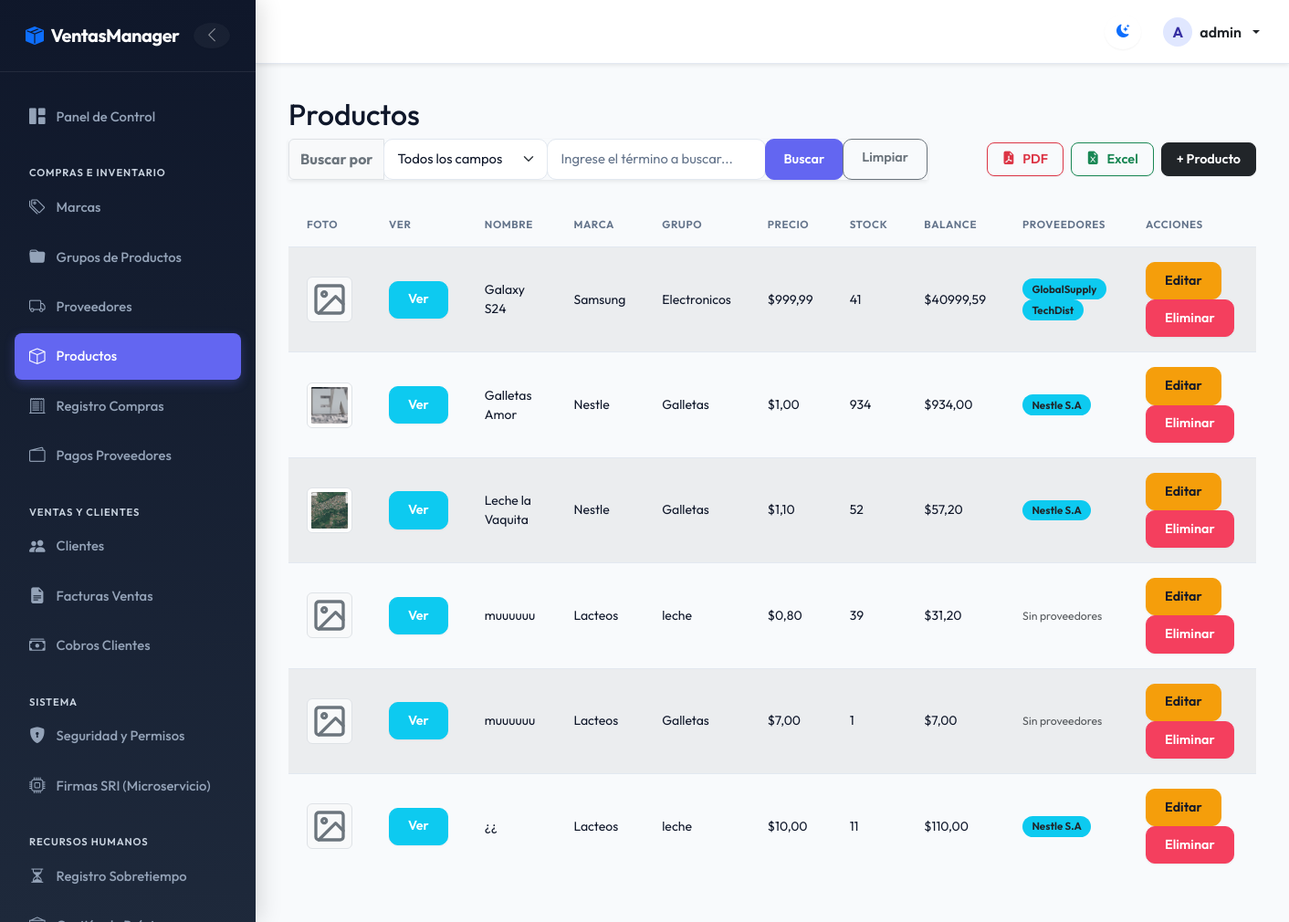
Screenshot of /products/ (signed in) with the database file from the repository.
### billing/models.py (models this page shows, shortened)
class Product(models.Model):
    name = models.CharField(max_length=200, verbose_name='Product Name')
    description = models.TextField(default="", verbose_name='Descripción')
    brand = models.ForeignKey(Brand, on_delete=models.PROTECT, related_name='products')
    group = models.ForeignKey(ProductGroup, on_delete=models.PROTECT, related_name='products')
    suppliers = models.ManyToManyField(Supplier, related_name='products', blank=True)
    unit_price = models.DecimalField(max_digits=12, decimal_places=2)
    stock = models.IntegerField(default=0)
    image = models.ImageField(upload_to='products/', blank=True, null=True, verbose_name='Imagen')
    is_active = models.BooleanField(default=True)
    created_at = models.DateTimeField(auto_now_add=True)
    updated_at = models.DateTimeField(auto_now=True)
    class Meta:
        verbose_name = 'Product'
        verbose_name_plural = 'Products'
        ordering = ['name']
        permissions = [
            ("download_product_pdf", "Can download Product PDF report"),
            ("download_product_excel", "Can download Product Excel report"),
            ("detail_product", "Can view Product detail modal"),
        ]
    @property
    def balance(self):
        return self.unit_price * self.stock

class Brand(models.Model):
    name = models.CharField(max_length=100, unique=True, verbose_name='Brand Name')
    description = models.TextField(blank=True, null=True)
    image = models.ImageField(upload_to='brands/', blank=True, null=True, verbose_name='Imagen de Marca')
    is_active = models.BooleanField(default=True)
    created_at = models.DateTimeField(auto_now_add=True)
    updated_at = models.DateTimeField(auto_now=True)
    class Meta:
        verbose_name = 'Brand'
        verbose_name_plural = 'Brands'
        ordering = ['name']
        permissions = [
            ("download_brand_pdf", "Can download Brand PDF report"),
            ("download_brand_excel", "Can download Brand Excel report"),
            ("detail_brand", "Can view Brand detail modal"),
        ]

class ProductGroup(models.Model):
    name = models.CharField(max_length=100, unique=True, verbose_name='Group Name')
    is_active = models.BooleanField(default=True)
    created_at = models.DateTimeField(auto_now_add=True)
    updated_at = models.DateTimeField(auto_now=True)
    class Meta:
        verbose_name = 'Product Group'
        verbose_name_plural = 'Product Groups'
        ordering = ['name']
        permissions = [
            ("download_productgroup_pdf", "Can download ProductGroup PDF report"),
            ("download_productgroup_excel", "Can download ProductGroup Excel report"),
            ("detail_productgroup", "Can view ProductGroup detail modal"),
        ]

class Supplier(models.Model):
    name = models.CharField(max_length=200, verbose_name='Company Name')
    contact_name = models.CharField(max_length=200, blank=True, null=True)
    email = models.EmailField(blank=True, null=True)
    phone = models.CharField(max_length=20, blank=True, null=True)
    address = models.TextField(blank=True, null=True)
    is_active = models.BooleanField(default=True)
    created_at = models.DateTimeField(auto_now_add=True)
    updated_at = models.DateTimeField(auto_now=True)
    class Meta:
        verbose_name = 'Supplier'
        verbose_name_plural = 'Suppliers'
        ordering = ['name']
        permissions = [
            ("download_supplier_pdf", "Can download Supplier PDF report"),
            ("download_supplier_excel", "Can download Supplier Excel report"),
            ("detail_supplier", "Can view Supplier detail modal"),
        ]

### billing/views.py (the view, shortened to what this page needs)
# urls.py: path('products/', views.ProductListView.as_view(), name='product_list'),
class ProductListView(LoginRequiredMixin, PermissionRequiredMixin, ListView):
    permission_required = 'billing.view_product'
    model = Product
    template_name = 'billing/product_list.html'
    context_object_name = 'items'
    paginate_by = 10
    def get_queryset(self):
        queryset = super().get_queryset().select_related('brand', 'group').prefetch_related('suppliers')
        search_field = self.request.GET.get('search_field', 'all').strip()
        search_value = self.request.GET.get('search_value', '').strip()
        return queryset
    def get_context_data(self, **kwargs):
        context = super().get_context_data(**kwargs)
        context['search_field'] = self.request.GET.get('search_field', 'all').strip()
        context['search_value'] = self.request.GET.get('search_value', '').strip()
        return context

### billing/templates/billing/product_list.html (shortened to what this page needs)
{% extends 'billing/base.html' %}
{% block content %}
<h2>Productos</h2>
<div class="d-flex flex-column flex-md-row justify-content-between align-items-md-center gap-3 mb-4">
  <form method="get" class="m-0 flex-grow-1" style="max-width: 700px;">
    <div class="input-group shadow-sm">
      <span class="input-group-text bg-light fw-bold text-secondary">Buscar por</span>
      <select name="search_field" id="search_field" class="form-select border-secondary-subtle" style="max-width: 180px;">
        <option value="all" {% if search_field == 'all' or not search_field %}selected{% endif %}>Todos los campos</option>
      </select>
      <input type="text" name="search_value" id="search_value" class="form-control border-secondary-subtle" placeholder="Ingrese el término a buscar..." value="{{ search_value|default:'' }}">
      <button type="submit" class="btn btn-primary">Buscar</button>
      <a href="{% url 'billing:product_list' %}" class="btn btn-outline-secondary">Limpiar</a>
    </div>
  </form>
  <div class="d-flex align-items-center gap-2 flex-wrap ms-md-auto">
    {% if perms.billing.download_product_pdf %}
    <a href="{% url 'billing:product_report_pdf' %}" class="btn btn-action-pdf d-flex align-items-center gap-2 fw-semibold">
      <i class="bi bi-file-earmark-pdf-fill"></i> PDF
    </a>
    {% endif %}
    {% if perms.billing.download_product_excel %}
    <a href="{% url 'billing:product_report_excel' %}" class="btn btn-action-excel d-flex align-items-center gap-2 fw-semibold">
      <i class="bi bi-file-earmark-excel-fill"></i> Excel
    </a>
    {% endif %}
    {% if perms.billing.add_product %}
    <a href="{% url 'billing:product_create' %}" class="btn btn-action-add d-flex align-items-center gap-2 fw-semibold">
      + Producto
    </a>
    {% endif %}
  </div>
</div>
<table class="table table-striped table-hover align-middle">
  <thead class="table-dark">
    <tr>
      <th>Foto</th>
      <th>Ver</th>
      <th>Nombre</th>
      <th>Marca</th>
      <th>Grupo</th>
      <th>Precio</th>
      <th>Stock</th>
      <th>Balance</th>
      <th>Proveedores</th>
      <th>Acciones</th>
    </tr>
  </thead>
  <tbody>
    {% for item in items %}
    <tr>
      <td>
        {% if item.image %}
          <img src="{{ item.image.url }}" alt="{{ item.name }}" class="img-thumbnail animate-fade-in" style="width: 50px; height: 50px; object-fit: cover;">
        {% endif %}
      </td>
      <td>
        {% if perms.billing.detail_product %}
        <button type="button" class="btn btn-sm btn-info text-white btn-view-product"
                data-id="{{ item.pk }}"
                data-name="{{ item.name|escape }}"
                data-description="{{ item.description|escape|default:'Sin descripción' }}"
                data-brand="{{ item.brand.name|escape }}"
                data-group="{{ item.group.name|escape }}"
                data-price="{{ item.unit_price }}"
                data-stock="{{ item.stock }}"
                data-balance="{{ item.balance }}"
                data-image="{% if item.image %}{{ item.image.url }}{% endif %}"
                data-suppliers="{% for s in item.suppliers.all %}{{ s.name }}{% if not forloop.last %}, {% endif %}{% empty %}Sin proveedores{% endfor %}"
                data-active="{% if item.is_active %}Sí{% else %}No{% endif %}">
          Ver
        </button>
        {% endif %}
      </td>
      <td>{{ item.name }}</td>
      <td>{{ item.brand.name }}</td>
      <td>{{ item.group.name }}</td>
      <td>${{ item.unit_price }}</td>
      <td>{{ item.stock }}</td>
      <td>${{ item.balance }}</td>
      <td>
        {% for s in item.suppliers.all %}
        <span class="badge bg-info text-dark">{{ s.name }}</span>
        {% empty %}
        <span class="text-muted small">Sin proveedores</span>
        {% endfor %}
      </td>
      <td>
        {% if perms.billing.change_product %}
        <a href="{% url 'billing:product_update' item.pk %}" class="btn btn-sm btn-warning">Editar</a>
        {% endif %}
        {% if perms.billing.delete_product %}
        <a href="{% url 'billing:product_delete' item.pk %}" class="btn btn-sm btn-danger">Eliminar</a>
        {% endif %}
      </td>
    </tr>
    {% empty %}
    <tr>
      <td colspan="10" class="text-center">Producto no encontrado.</td>
    </tr>
    {% endfor %}
  </tbody>
</table>
{% endblock %}

### billing/templates/billing/base.html (shortened to what this page needs)
{% load security_tags %}
{% load static %}
<!DOCTYPE html>
<html lang="es">
<head>
  <link href="https://cdn.jsdelivr.net/npm/bootstrap@5.3.0/dist/css/bootstrap.min.css" rel="stylesheet">
  <link rel="stylesheet" href="https://cdn.jsdelivr.net/npm/bootstrap-icons@1.10.5/font/bootstrap-icons.css">
  <link rel="stylesheet" href="{% static 'css/custom.css' %}">
</head>
<body>
  <div class="app-container {% if not user.is_authenticated %}no-sidebar{% endif %}" id="appContainer">
    {% if user.is_authenticated %}
    <aside class="sidebar" id="sidebar">
      <div class="sidebar-header d-flex align-items-center justify-content-between">
        <a class="sidebar-brand d-flex align-items-center gap-2" href="{% url 'billing:home' %}">
          <i class="bi bi-box-seam-fill text-primary"></i>
          <span>VentasManager</span>
        </a>
        <button id="sidebarToggleCompact" class="btn btn-link text-white-50 p-0 border-0 d-none d-lg-flex align-items-center justify-content-center" style="width: 28px; height: 28px; border-radius: 50% !important; transition: all 0.2s;" title="Compactar menú">
          <i id="compactIcon" class="bi bi-chevron-left" style="font-size: 1.1rem;"></i>
        </button>
      </div>
      <div class="sidebar-content">
        <ul class="sidebar-menu">
            <li class="sidebar-item">
              <a href="{% url 'billing:home' %}" class="sidebar-link {% if request.resolver_match.view_name == 'billing:home' %}active{% endif %}">
                <i class="bi bi-grid-1x2-fill"></i> <span>Panel de Control</span>
              </a>
            </li>
            {% if user|has_group:'Compras' or user|has_group:'Administrador' or user|has_group:'Gerente' %}
            <li class="sidebar-category">Compras e Inventario</li>
            <li class="sidebar-item">
              <a href="{% url 'billing:brand_list' %}" class="sidebar-link {% if 'brand' in request.path %}active{% endif %}">
                <i class="bi bi-tags"></i> <span>Marcas</span>
              </a>
            </li>
            <li class="sidebar-item">
              <a href="{% url 'billing:productgroup_list' %}" class="sidebar-link {% if 'productgroup' in request.path %}active{% endif %}">
                <i class="bi bi-folder-fill"></i> <span>Grupos de Productos</span>
              </a>
            </li>
            <li class="sidebar-item">
              <a href="{% url 'billing:supplier_list' %}" class="sidebar-link {% if 'supplier' in request.path %}active{% endif %}">
                <i class="bi bi-truck"></i> <span>Proveedores</span>
              </a>
            </li>
            <li class="sidebar-item">
              <a href="{% url 'billing:product_list' %}" class="sidebar-link {% if 'product/' in request.path or 'product_list' in request.resolver_match.view_name %}active{% endif %}">
                <i class="bi bi-box"></i> <span>Productos</span>
              </a>
            </li>
            <li class="sidebar-item">
              <a href="{% url 'purchasing:purchase_list' %}" class="sidebar-link {% if 'purchases' in request.path %}active{% endif %}">
                <i class="bi bi-receipt-cutoff"></i> <span>Registro Compras</span>
              </a>
            </li>
            <li class="sidebar-item">
              <a href="{% url 'pagos:pagos_compras_home' %}" class="sidebar-link {% if 'cobros/compras' in request.path or 'cobros/pagar' in request.path %}active{% endif %}">
                <i class="bi bi-wallet2"></i> <span>Pagos Proveedores</span>
              </a>
            </li>
            {% endif %}
            {% if user|has_group:'Ventas' or user|has_group:'Administrador' or user|has_group:'Gerente' %}
            <li class="sidebar-category">Ventas y Clientes</li>
            <li class="sidebar-item">
              <a href="{% url 'billing:customer_list' %}" class="sidebar-link {% if 'customer' in request.path %}active{% endif %}">
                <i class="bi bi-people-fill"></i> <span>Clientes</span>
              </a>
            </li>
            <li class="sidebar-item">
              <a href="{% url 'billing:invoice_list' %}" class="sidebar-link {% if 'invoice' in request.path %}active{% endif %}">
                <i class="bi bi-file-earmark-text-fill"></i> <span>Facturas Ventas</span>
              </a>
            </li>
            <li class="sidebar-item">
              <a href="{% url 'pagos:pagos_home' %}" class="sidebar-link {% if 'cobros/' in request.path and not 'compras' in request.path and not 'pagar' in request.path %}active{% endif %}">
                <i class="bi bi-cash-stack"></i> <span>Cobros Clientes</span>
              </a>
            </li>
            {% endif %}
            {% if user|has_group:'Administrador' %}
            <li class="sidebar-category">Sistema</li>
            <li class="sidebar-item">
              <a href="{% url 'security:security_home' %}" class="sidebar-link {% if 'security' in request.path %}active{% endif %}">
                <i class="bi bi-shield-lock-fill"></i> <span>Seguridad y Permisos</span>
              </a>
            </li>
            <li class="sidebar-item">
              <a href="{{ SRI_MICROSERVICE_CONFIG_URL }}" target="_blank" class="sidebar-link">
                <i class="bi bi-cpu"></i> <span>Firmas SRI (Microservicio)</span>
              </a>
            </li>
            {% endif %}
            {% if user|has_group:'Administrador' %}
            <li class="sidebar-category">Recursos Humanos</li>
            <li class="sidebar-item">
                <a href="{% url 'rrhh:sobretiempo_list' %}" class="sidebar-link {% if 'sobretiempo' in request.path %}active{% endif %}">
                    <i class="bi bi-hourglass-split"></i> <span>Registro Sobretiempo</span>
                </a>
            </li>
            <li class="sidebar-item">
                <a href="{% url 'rrhh:prestamo_list' %}" class="sidebar-link {% if 'prestamo' in request.path %}active{% endif %}">
                    <i class="bi bi-bank"></i> <span>Gestión de Préstamos</span>
                </a>
            </li>
            {% endif %}
        </ul>
      </div>
    </aside>
    {% endif %}
    <div class="main-wrapper">
      <header class="topbar shadow-sm">
        <div class="topbar-actions">
          <button id="themeToggle" class="btn btn-link text-body p-2 border-0" aria-label="Cambiar tema" style="font-size: 1.25rem; display: flex; align-items: center; justify-content: center; width: 38px; height: 38px; border-radius: 50% !important; background: transparent;">
            <i id="themeToggleIcon" class="bi bi-moon-stars-fill text-primary"></i>
          </button>
          {% if user.is_authenticated %}
          <div class="dropdown">
            <a class="dropdown-toggle text-body text-decoration-none fw-semibold d-flex align-items-center gap-2" href="#" id="userMenu" data-bs-toggle="dropdown" aria-expanded="false">
              <div class="rounded-circle bg-primary-subtle text-primary d-flex align-items-center justify-content-center text-uppercase fw-bold" style="width: 32px; height: 32px;">
                {{ user.username|slice:":1" }}
              </div>
              <span class="d-none d-sm-inline">{{ user.username }}</span>
            </a>
          </div>
          {% else %}
          <a href="{% url 'login' %}" class="btn btn-primary btn-sm">Iniciar Sesión</a>
          {% endif %}
        </div>
      </header>
      <main class="main-content">
        {% block content %}{% endblock %}
      </main>
    </div>
  </div>
</body>
</html>

### rows the page displays
Product: name "Galaxy S24", brand.name "Samsung", group.name "Electronicos", unit_price "999,99", stock "41", balance "40999,59"
Supplier: name "GlobalSupply"
Supplier: name "TechDist"
Product: image (picture), name "Galletas Amor", brand.name "Nestle", group.name "Galletas", unit_price "1,00", stock "934", balance "934,00"
Supplier: name "Nestle S.A"
Product: image (picture), name "Leche la Vaquita", brand.name "Nestle", group.name "Galletas", unit_price "1,10", stock "52", balance "57,20"
Product: name "muuuuuu", brand.name "Lacteos", group.name "leche", unit_price "0,80", stock "39", balance "31,20"
Product: name "muuuuuu", brand.name "Lacteos", group.name "Galletas", unit_price "7,00", stock "1", balance "7,00"
Product: name "¿¿", brand.name "Lacteos", group.name "leche", unit_price "10,00", stock "11", balance "110,00"

### other values shown
{{ user.username|slice:":1" }} "A"
{{ user.username }} "admin"
